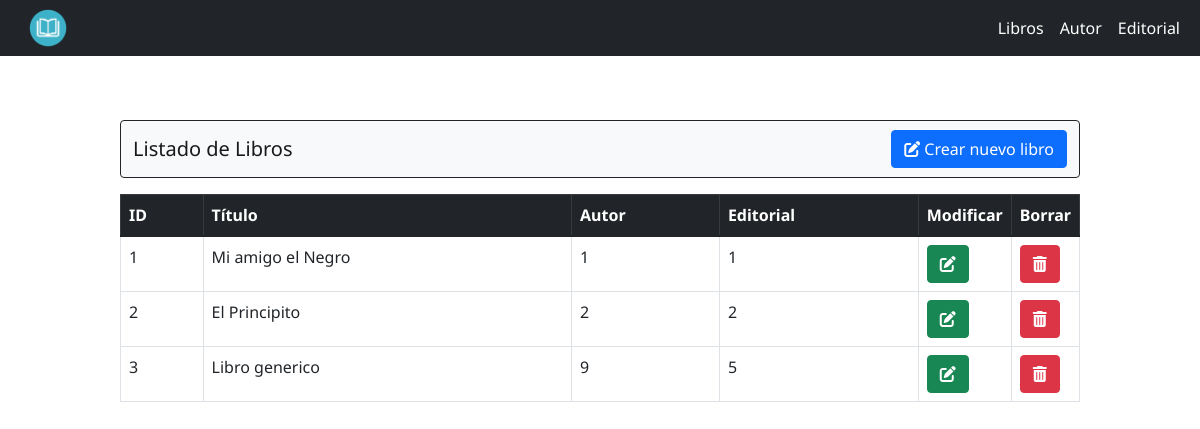
Before: / with the older database file.
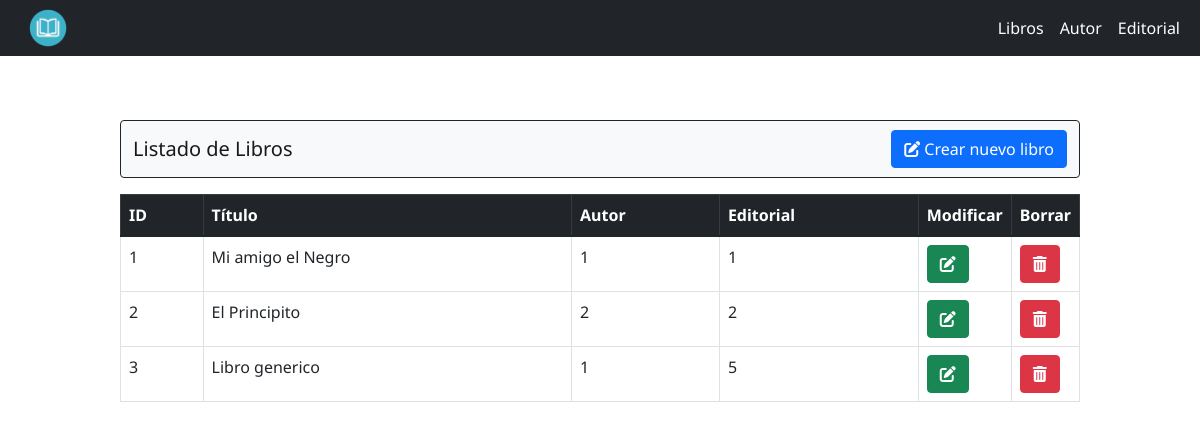
After: the same page with the newer database file.
### tables this page shows
CREATE TABLE `libros` (
  `id` int(11) NOT NULL,
  `titulo` varchar(50) NOT NULL,
  `autor` int(11) NOT NULL,
  `editorial` int(11) NOT NULL,
  `ISBN` varchar(20) NOT NULL
);

### app/controladores/Libros.php (called while the page is built, shortened)
<?php
class Libros extends Controlador{
  private $modelo;
  function __construct()
  {
    $this->modelo = $this->modelo("LibrosModelo");
  }
  public function index(){
    $data = $this->modelo->getLibros();
    $this->vista("LibrosVista",$data);
  }
}
?>

### app/libs/Control.php (called while the page is built, shortened)
<?php
class Control{
  protected $metodo = "index";
  function __construct(){
    $url = $this->separarURL();
    $this->controlador = new $this->controlador;
    $this->parametros = $url ? array_values($url) : [];
    call_user_func_array(
      [$this->controlador, $this->metodo],
      $this->parametros
    );
  }
  private function separarURL(){
    $url = "";
    return $url;
  }
}
?>

### public/index.php (called while the page is built, shortened)
<?php
$control = new Control();
?>

### app/libs/MySQLdb.php (called while the page is built, shortened)
<?php
class MySQLdb{
  private $host = "localhost";
  private $usuario = "root";
  private $clave = "";
  private $db = "biblioteca";
  private $conn;
  function __construct()
  {
    $this->conn = mysqli_connect($this->host,$this->usuario,$this->clave,$this->db);
  }
  public function querySelect($sql){
    $data = array();
    $r = $this->conn->query($sql);
    while($row= mysqli_fetch_assoc($r))
      array_push($data,$row);
    return $data;
  }
}
?>

### app/modelos/LibrosModelo.php (called while the page is built, shortened)
<?php
class LibrosModelo{
  private $db;
  function __construct()
  {
    $this->db = new MySQLdb();
  }
  public function getLibros(){
    $data = $this->db->querySelect("SELECT * FROM libros");
    return $data;
  }
}
?>

### app/vistas/LibrosVista.php (the view, shortened to what this page needs)
<!DOCTYPE html>
<html>
<head>
    <link href="https://cdn.jsdelivr.net/npm/bootstrap@5.1.3/dist/css/bootstrap.min.css" rel="stylesheet">
    <link rel="stylesheet" type="text/css" href="<?php print RUTA_APP."public/css/styles.css";?>">
</head>
<body>
    <nav class="navbar navbar-expand-lg navbar-dark bg-dark">
        <div class="container-fluid">
          <img src="<?php print RUTA_APP."public/img/logo.png";?>" width="40">
          <div class="collapse navbar-collapse" id="navbarSupportedContent">
            <ul class="navbar-nav ms-auto mb-2 mb-lg-0">
              <li class="nav-item">
                <a class="nav-link active" id="inicioLeng" aria-current="page" href="<?php print RUTA_APP."libros";?>">Libros</a>
              </li>
              <li class="nav-item">
                <a class="nav-link active" id="inicioLeng" aria-current="page" href="<?php print RUTA_APP."autor";?>">Autor</a>
              </li>
              <li class="nav-item">
                <a class="nav-link active" id="inicioLeng" aria-current="page" href="<?php print RUTA_APP."editorial";?>">Editorial</a>
              </li>
            </ul>
          </div>
        </div>
      </nav>
    <div id="barraCrear" class="row justify-content-center">
      <nav class="navbar navbar-light bg-light rounded border border-dark">
        <span class="navbar-brand">Listado de Libros</span>
          <form class="form-inline">
            <a class="btn btn-primary" role="button" href="<?php print RUTA_APP."libros/crea";?>"><i class='fas fa-edit'></i> Crear nuevo libro</a>
          </form>
      </nav>
    </div>
    <div>
      <table id="tablaCentrada" class="table table-responsive table-hover table-bordered">
        <thead class="table-dark">
          <tr>
            <th scope="col">ID</th>
            <th scope="col">Título</th>
            <th scope="col">Autor</th>
            <th scope="col">Editorial</th>
            <th scope="col" style="width: 1rem;">Modificar</th>
            <th scope="col" style="width: 1rem;">Borrar</th>
          </tr>
        </thead>
        <tbody>
          <?php
            for ($i=0; $i < count($data); $i++) {
              print "<tr>";
              print "<td>".$data[$i]["id"]."</td>";
              print "<td>".$data[$i]["titulo"]."</td>";
              print "<td>".$data[$i]["autor"]."</td>";
              print "<td>".$data[$i]["editorial"]."</td>";
              print "<td><a class='btn btn-success' role='button' href='".RUTA_APP."libros/modificar/".$data[$i]["id"]."'><i class='fas fa-edit'></i></a></td>";
              print "<td><a class='btn btn-danger' role='button' href='".RUTA_APP."libros/borrar/".$data[$i]["id"]."'><i class='fas fa-trash-alt'></i></a></td>";
              print "</tr>";
            }
          ?>
        </tbody>
      </table>
    </div>
</body>
</html>

### app/libs/Controlador.php (shortened to what this page needs)
<?php
class Controlador{
  public function vista($vista,$data=[]){
    if(file_exists("../app/vistas/".$vista.".php")){
      require_once("../app/vistas/".$vista.".php");
    } else {
      die("La vista no existe");
    }
  }
}
?>

### public/css/styles.css (style rules this page uses)
body { font-family: 'Noto Sans', sans-serif !important; }
#barraCrear { width: 80%; margin: 4rem auto; margin-bottom: 0.5rem; }
#tablaCentrada, #formulario { width: 80%; margin: 1rem auto; }

Changed rows visible on the page:
changed libros "Libro generico": autor "9" → "1"
